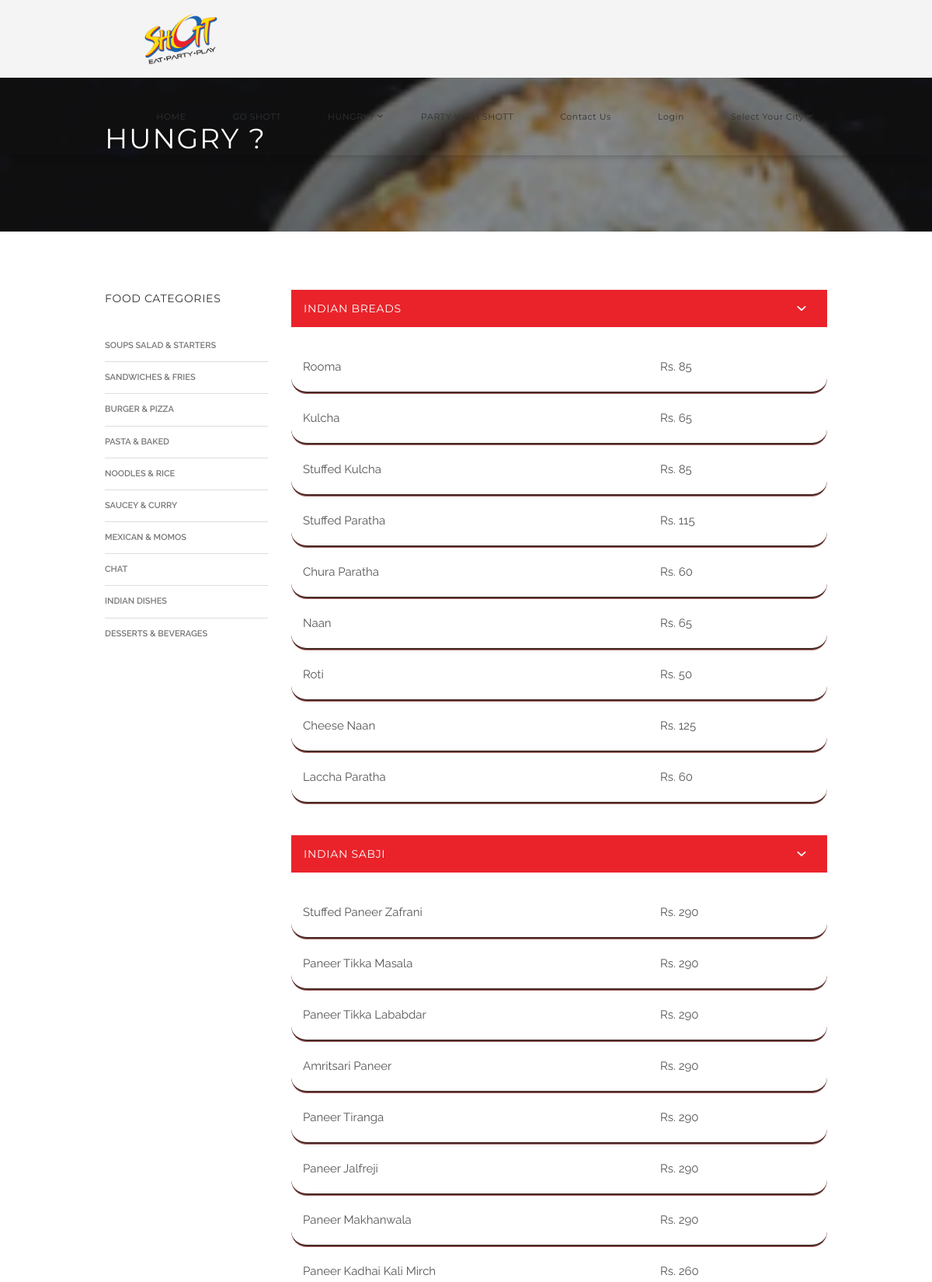
/food.php?cid=13 (upper part), run on the app's committed database.
### tables this page shows
CREATE TABLE IF NOT EXISTS `food_category` (
  `category_id` int(255) NOT NULL AUTO_INCREMENT,
  `category_title` varchar(25) NOT NULL,
  PRIMARY KEY (`category_id`)
);

CREATE TABLE IF NOT EXISTS `food_sub_category` (
  `sub_category_id` int(255) NOT NULL AUTO_INCREMENT,
  `sub_category_title` varchar(100) NOT NULL,
  `category_id` int(255) NOT NULL,
  PRIMARY KEY (`sub_category_id`)
);

CREATE TABLE IF NOT EXISTS `food_item` (
  `food_item_id` int(255) NOT NULL AUTO_INCREMENT,
  `food_item_title` varchar(25) NOT NULL,
  `food_item_pricing` int(255) NOT NULL,
  `sub_category_id` int(255) NOT NULL,
  PRIMARY KEY (`food_item_id`)
);

### food.php (the view, shortened to what this page needs)
<!DOCTYPE html>
<html class="no-js">
<head>
    <link rel="stylesheet" href="vendors/bootstrap/bootstrap.min.css">
    <link rel="stylesheet" href="vendors/animate/animate.min.css">
    <link rel="stylesheet" href="assets/fonts/wolverine/styles.css">
    <link rel="stylesheet" href="../../maxcdn.bootstrapcdn.com/font-awesome/4.3.0/css/font-awesome.min.css">
    <link rel="stylesheet" type="text/css" href="vendors/slick/slick.css">
    <link rel="stylesheet" type="text/css" href="vendors/full-page/jquery.fullPage.css">
    <link rel="stylesheet" href="assets/css/main.css">
  </head>
  <body>
    <?php
	include "menu.php";
	?>
      <header class="site-header common-static-header">
        <div data-stellar-background-ratio="0.25" style="background-image: url('assets/images/header-parallax.jpg');" class="parallax-bg"></div>
        <div class="container">
          <h1>HUNGRY ?</h1>
        </div>
      </header>
      <section class="no-padding-bottom">
        <div class="container">
          <div class="row">
            <aside class="col-md-3 hidden-sm hidden-xs">
              <div class="widget widget-blog-categories">
                <h5>FOOD CATEGORIES</h5>
                <ul class="blog-categories">
                  <?php
				  $cid = $_REQUEST['cid'];
				$query_category1="SELECT * FROM food_category";
				$result_category1=mysqli_query($con,$query_category1);
				while($row_category1=mysqli_fetch_array($result_category1))
				{
				?>
				  <li><a href="food.php?scid=<?php echo $scid;?>&cid=<?php echo $row_category1['category_id'];?>"><?php echo $row_category1['category_title'];?></a></li>
                  <?php
				  }
				  ?>
                </ul>
              </div>
            </aside>
            <div class="col-md-9 col-xs-12">
              <div class="accordion-1 style-2">
                <div id="accordion-service-2" class="panel-group">
				<?php
				$query_sub_category1="SELECT * FROM food_sub_category where category_id = $cid";
				$result_sub_category1=mysqli_query($con,$query_sub_category1);
				$i_sub = 0;
				$i_sub_title = 1;
				while($row_sub_category1=mysqli_fetch_array($result_sub_category1))
				{
				$sub_c_id = $row_sub_category1['sub_category_id'];
				?>
				  <div class="panel">
                    <div class="panel-heading">
					<a data-toggle="collapse" data-parent="#accordion-service-<?php echo $i_sub_title;?>" href="#service-item-2-<?php echo $i_sub;?>" class="panel-title">
                        <h5><?php echo $row_sub_category1['sub_category_title'];?></h5>
						</a>
						</div>
                    <div id="service-item-2-<?php echo $i_sub;?>" class="panel-collapse collapse in">
                      <div class="panel-body">
					<?php
					$query_sub_category2="SELECT * FROM food_item where sub_category_id = $sub_c_id";
					$result_sub_category2=mysqli_query($con,$query_sub_category2);
					while($row_sub_category2=mysqli_fetch_array($result_sub_category2))
					{
					?>
					<div class="row" style="    font-size: 15px;border-radius: 20px;border-color: #9c5b57;border-bottom-style: groove;padding-bottom: 15px;padding-top: 15px;">
					<div class="col-md-8 col-xs-12">
					<?php echo $row_sub_category2['food_item_title'];?>
					</div>
					<div class="col-md-4 col-xs-12">
					Rs. <?php echo $row_sub_category2['food_item_pricing'];?>
					</div>
					</div>
					 <?php
					 }
					 ?>
					 </div>
                    </div>
                  </div>
				 <?php
				 $i_sub++;
				 $i_sub_title++;
				 }
				 ?>
                </div>
              </div>
            </div>
          </div>
        </div>
      </section>
  </body>
</html>

### menu.php (shortened to what this page needs)
<?php
include "connection.php";
?>
<div class="main-nav-wrapper nav-wrapper-1-1">
      <nav>
        <div class="main-nav main-nav-1 type-1 home-sticky-nav">
          <div class="container">
            <div class="nav-logo logo-2"><a href="index.php"><img src="assets/images/logo.png" alt="Wolverine" class="logo-2"></a></div>
            <ul class="nav-main-menu">
              <?php
				if(isset($_REQUEST['scid']))
				{
				?>
			  <li><a href="index.php?scid=<?php echo $scid;?>">HOME</a></li>
              <li><a href="activity.php?scid=<?php echo $scid;?>">GO SHOTT</a></li>
              <li>
			  <a href="#">
			  HUNGRY?
			  </a>
			  <ul>
				<?php
				$query_category="SELECT * FROM food_category";
				$result_category=mysqli_query($con,$query_category);
				while($row_category=mysqli_fetch_array($result_category))
				{
				?>
                 <li><a href="food.php?scid=<?php echo $scid;?>&cid=<?php echo $row_category['category_id'];?>"><?php echo $row_category['category_title'];?></a></li>
				 <?php
				 }
				 ?>
                </ul>
			  </li>
              <li><a href="event.php?scid=<?php echo $scid;?>">PARTY WITH SHOTT</a></li>
              <li><a href="contact.php?scid=<?php echo $scid;?>">Contact Us</a></li>
				<?php
				if(isset($_SESSION['user_name']))
				{
				?>
			  <li>
			  <a href="#">
			  <?php echo $_SESSION['user_name'];?>
			  </a>
			  <ul>
				 <li><a href="my_booking.php?scid=<?php echo $scid;?>">My Booking</a></li>
				 <li><a href="logout.php?scid=<?php echo $scid;?>">Logout</a></li>
				</ul>
			  </li>
              <?php
			  }
			  else
			  {
			  ?>
			  <li><a href="login.php?scid=<?php echo $scid;?>">Login</a></li>
			  <?php
			  }
			  ?>
			  <?php
			  }else
			  {?>
			  <li><a href="index.php">HOME</a></li>
              <li><a href="activity.php">GO SHOTT</a></li>
              <li>
			  <a href="#">
			  HUNGRY?
			  </a>
			  </li>
              <li><a href="event.php">PARTY WITH SHOTT</a></li>
              <li><a href="contact.php">Contact Us</a></li>
               <?php
				if(isset($_SESSION['user_name']))
				{
				?>
			  <li>
			  <a href="#">
			  <?php echo $_SESSION['user_name'];?>
			  </a>
			  <ul>
				 <li><a href="my_booking.php">My Booking</a></li>
				 <li><a href="logout.php">Logout</a></li>
				</ul>
			  </li>
              <?php
			  }
			  else
			  {
			  ?>
			  <li><a href="login.php">Login</a></li>
			  <?php
			  }
			  ?>
			  <?php
			  }
			  ?>
				<?php
				if(isset($_REQUEST['scid']))
				{
				$query_shott_city_d1="SELECT * FROM shott_city where shott_city_id = $scid";
				$result_shott_city_d1=mysqli_query($con,$query_shott_city_d1);
				$row_shott_city_d1=mysqli_fetch_array($result_shott_city_d1);
				?>
              <li><a href="#"><?php echo $row_shott_city_d1['shott_city_name'];?></a>
              <?php
			  }
			  else
			  {
			  ?>
			  <li><a href="#">Select Your City</a>
			  <?php
			  }
			  ?>
              </li>
            </ul>
          </div>
        </div>
      </nav>
    </div>

### data on the page
food_category: category_title "SOUPS SALAD & STARTERS"
food_category: category_title "SANDWICHES & FRIES"
food_category: category_title "BURGER & PIZZA"
food_category: category_title "PASTA & BAKED"
food_category: category_title "NOODLES & RICE"
food_category: category_title "SAUCEY & CURRY"
food_category: category_title "MEXICAN & MOMOS"
food_category: category_title "CHAT"
food_category: category_title "INDIAN DISHES"
food_category: category_title "DESSERTS & BEVERAGES"
food_sub_category: sub_category_title "INDIAN BREADS"
food_item: food_item_title "Rooma", food_item_pricing "85"
food_item: food_item_title "Kulcha", food_item_pricing "65"
food_item: food_item_title "Stuffed Kulcha", food_item_pricing "85"
food_item: food_item_title "Stuffed Paratha", food_item_pricing "115"
food_item: food_item_title "Chura Paratha", food_item_pricing "60"
food_item: food_item_title "Naan", food_item_pricing "65"
food_item: food_item_title "Roti", food_item_pricing "50"
food_item: food_item_title "Cheese Naan", food_item_pricing "125"
food_item: food_item_title "Laccha Paratha", food_item_pricing "60"
food_sub_category: sub_category_title "INDIAN SABJI"
food_item: food_item_title "Stuffed Paneer Zafrani", food_item_pricing "290"
food_item: food_item_title "Paneer Tikka Masala", food_item_pricing "290"
food_item: food_item_title "Paneer Tikka Lababdar", food_item_pricing "290"
food_item: food_item_title "Amritsari Paneer", food_item_pricing "290"
food_item: food_item_title "Paneer Tiranga", food_item_pricing "290"
food_item: food_item_title "Paneer Jalfreji", food_item_pricing "290"
food_item: food_item_title "Paneer Makhanwala", food_item_pricing "290"
food_item: food_item_title "Paneer Kadhai Kali Mirch", food_item_pricing "260"
